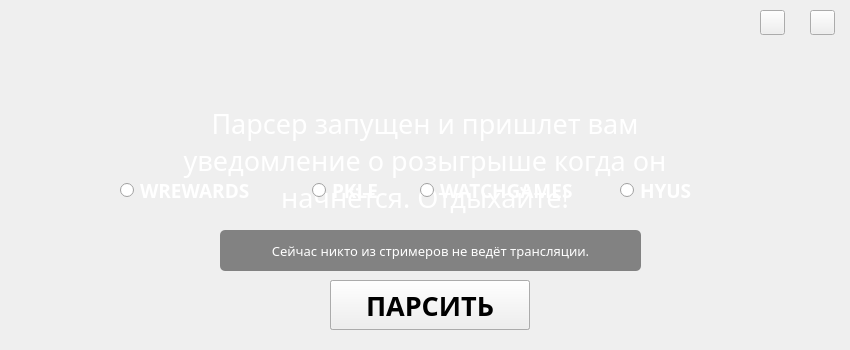
<?xml version="1.0" encoding="UTF-8"?>
<ui version="4.0">
 <class>MainWindow</class>
 <widget class="QMainWindow" name="MainWindow">
  <property name="geometry">
   <rect>
    <x>0</x>
    <y>0</y>
    <width>850</width>
    <height>350</height>
   </rect>
  </property>
  <property name="minimumSize">
   <size>
    <width>850</width>
    <height>350</height>
   </size>
  </property>
  <property name="maximumSize">
   <size>
    <width>850</width>
    <height>350</height>
   </size>
  </property>
  <property name="font">
   <font>
    <family>Gotham Pro</family>
    <pointsize>20</pointsize>
    <italic>false</italic>
   </font>
  </property>
  <property name="windowTitle">
   <string>WRewardsParser</string>
  </property>
  <property name="windowOpacity">
   <double>1.000000000000000</double>
  </property>
  <property name="layoutDirection">
   <enum>Qt::LeftToRight</enum>
  </property>
  <property name="styleSheet">
   <string notr="true"/>
  </property>
  <widget class="QWidget" name="centralwidget">
   <property name="styleSheet">
    <string notr="true"/>
   </property>
   <widget class="QWidget" name="widget" native="true">
    <property name="geometry">
     <rect>
      <x>0</x>
      <y>0</y>
      <width>850</width>
      <height>450</height>
     </rect>
    </property>
    <property name="minimumSize">
     <size>
      <width>850</width>
      <height>450</height>
     </size>
    </property>
    <property name="maximumSize">
     <size>
      <width>850</width>
      <height>450</height>
     </size>
    </property>
    <property name="layoutDirection">
     <enum>Qt::LeftToRight</enum>
    </property>
    <property name="styleSheet">
     <string notr="true"/>
    </property>
    <widget class="QLabel" name="background">
     <property name="enabled">
      <bool>true</bool>
     </property>
     <property name="geometry">
      <rect>
       <x>0</x>
       <y>0</y>
       <width>850</width>
       <height>350</height>
      </rect>
     </property>
     <property name="minimumSize">
      <size>
       <width>850</width>
       <height>350</height>
      </size>
     </property>
     <property name="maximumSize">
      <size>
       <width>850</width>
       <height>350</height>
      </size>
     </property>
     <property name="styleSheet">
      <string notr="true">background-image: url(:/image/background2.png);
border-radius: 20px;
background-repeat: no-repeat;</string>
     </property>
     <property name="text">
      <string/>
     </property>
     <property name="scaledContents">
      <bool>false</bool>
     </property>
     <property name="alignment">
      <set>Qt::AlignCenter</set>
     </property>
     <property name="margin">
      <number>10</number>
     </property>
    </widget>
    <widget class="QPushButton" name="login_button">
     <property name="enabled">
      <bool>true</bool>
     </property>
     <property name="geometry">
      <rect>
       <x>330</x>
       <y>280</y>
       <width>200</width>
       <height>50</height>
      </rect>
     </property>
     <property name="font">
      <font>
       <family>Gotham Pro Black</family>
       <pointsize>20</pointsize>
       <weight>75</weight>
       <italic>false</italic>
       <bold>true</bold>
      </font>
     </property>
     <property name="cursor">
      <cursorShape>PointingHandCursor</cursorShape>
     </property>
     <property name="layoutDirection">
      <enum>Qt::LeftToRight</enum>
     </property>
     <property name="autoFillBackground">
      <bool>false</bool>
     </property>
     <property name="styleSheet">
      <string notr="true">background-color: rgb(255, 255, 255);
border-radius: 5px;

QPushButton {
                background-color: white; /* Исходный цвет */
                border: 1px solid #8f8f91; /* Граница, если нужно */
            }
QPushButton:hover {
                background-color: #dcdcdc; /* Цвет при наведении */
}</string>
     </property>
     <property name="text">
      <string>ПАРСИТЬ</string>
     </property>
     <property name="autoDefault">
      <bool>false</bool>
     </property>
    </widget>
    <widget class="QRadioButton" name="hyu_radio">
     <property name="geometry">
      <rect>
       <x>620</x>
       <y>170</y>
       <width>81</width>
       <height>40</height>
      </rect>
     </property>
     <property name="font">
      <font>
       <family>Gotham Pro Black</family>
       <pointsize>14</pointsize>
       <weight>75</weight>
       <bold>true</bold>
      </font>
     </property>
     <property name="styleSheet">
      <string notr="true">color: rgb(255, 255, 255);</string>
     </property>
     <property name="text">
      <string>HYUS</string>
     </property>
    </widget>
    <widget class="QLabel" name="logo">
     <property name="geometry">
      <rect>
       <x>365</x>
       <y>10</y>
       <width>120</width>
       <height>60</height>
      </rect>
     </property>
     <property name="text">
      <string/>
     </property>
     <property name="pixmap">
      <pixmap resource="image/res.qrc">:/image/123123.png</pixmap>
     </property>
     <property name="scaledContents">
      <bool>true</bool>
     </property>
     <property name="alignment">
      <set>Qt::AlignCenter</set>
     </property>
    </widget>
    <widget class="QLabel" name="warchgames">
     <property name="geometry">
      <rect>
       <x>475</x>
       <y>100</y>
       <width>64</width>
       <height>64</height>
      </rect>
     </property>
     <property name="styleSheet">
      <string notr="true">background-image: url(:/image/4324234.png);
border-radius: 10px;</string>
     </property>
     <property name="text">
      <string/>
     </property>
    </widget>
    <widget class="QRadioButton" name="pkle_radio">
     <property name="geometry">
      <rect>
       <x>312</x>
       <y>170</y>
       <width>81</width>
       <height>40</height>
      </rect>
     </property>
     <property name="font">
      <font>
       <family>Gotham Pro Black</family>
       <pointsize>14</pointsize>
       <weight>75</weight>
       <bold>true</bold>
      </font>
     </property>
     <property name="styleSheet">
      <string notr="true">color: rgb(255, 255, 255);</string>
     </property>
     <property name="text">
      <string>PKLE</string>
     </property>
    </widget>
    <widget class="QRadioButton" name="watchgamestv_radio">
     <property name="geometry">
      <rect>
       <x>420</x>
       <y>170</y>
       <width>181</width>
       <height>40</height>
      </rect>
     </property>
     <property name="font">
      <font>
       <family>Gotham Pro Black</family>
       <pointsize>14</pointsize>
       <weight>75</weight>
       <bold>true</bold>
      </font>
     </property>
     <property name="styleSheet">
      <string notr="true">color: rgb(255, 255, 255);</string>
     </property>
     <property name="text">
      <string>WATCHGAMES</string>
     </property>
    </widget>
    <widget class="QLabel" name="hyus">
     <property name="geometry">
      <rect>
       <x>630</x>
       <y>100</y>
       <width>64</width>
       <height>64</height>
      </rect>
     </property>
     <property name="styleSheet">
      <string notr="true">background-image: url(:/image/6565656.png);
border-radius: 10px;

</string>
     </property>
     <property name="text">
      <string/>
     </property>
    </widget>
    <widget class="QLabel" name="pkle">
     <property name="geometry">
      <rect>
       <x>320</x>
       <y>100</y>
       <width>64</width>
       <height>64</height>
      </rect>
     </property>
     <property name="styleSheet">
      <string notr="true">background-image: url(:/image/55345345.png);
border-radius: 10px;

</string>
     </property>
     <property name="text">
      <string/>
     </property>
    </widget>
    <widget class="QLabel" name="wrewards">
     <property name="geometry">
      <rect>
       <x>165</x>
       <y>100</y>
       <width>64</width>
       <height>64</height>
      </rect>
     </property>
     <property name="styleSheet">
      <string notr="true">background-image: url(:/image/64234.png);
border-radius: 10px;

</string>
     </property>
     <property name="text">
      <string/>
     </property>
    </widget>
    <widget class="QRadioButton" name="wrewards_radio">
     <property name="geometry">
      <rect>
       <x>120</x>
       <y>170</y>
       <width>161</width>
       <height>40</height>
      </rect>
     </property>
     <property name="font">
      <font>
       <family>Gotham Pro Black</family>
       <pointsize>14</pointsize>
       <weight>75</weight>
       <bold>true</bold>
      </font>
     </property>
     <property name="styleSheet">
      <string notr="true">color: rgb(255, 255, 255);
border-color: rgb(0, 0, 0);
</string>
     </property>
     <property name="text">
      <string>WREWARDS</string>
     </property>
    </widget>
    <widget class="QPushButton" name="close_button">
     <property name="geometry">
      <rect>
       <x>810</x>
       <y>10</y>
       <width>25</width>
       <height>25</height>
      </rect>
     </property>
     <property name="cursor">
      <cursorShape>PointingHandCursor</cursorShape>
     </property>
     <property name="mouseTracking">
      <bool>false</bool>
     </property>
     <property name="styleSheet">
      <string notr="true">border-image: url(:/image/lolo.png);</string>
     </property>
     <property name="text">
      <string/>
     </property>
    </widget>
    <widget class="QLabel" name="description">
     <property name="geometry">
      <rect>
       <x>220</x>
       <y>230</y>
       <width>421</width>
       <height>41</height>
      </rect>
     </property>
     <property name="font">
      <font>
       <family>Gotham Pro Medium</family>
       <pointsize>10</pointsize>
      </font>
     </property>
     <property name="autoFillBackground">
      <bool>false</bool>
     </property>
     <property name="styleSheet">
      <string notr="true">color: rgb(255, 255, 255);
border-color: rgb(0, 0, 0);
background-color: rgba(21, 21, 21, 0.5);
border-radius: 5px;</string>
     </property>
     <property name="frameShape">
      <enum>QFrame::NoFrame</enum>
     </property>
     <property name="text">
      <string notr="true">Сейчас никто из стримеров не ведёт трансляции.</string>
     </property>
     <property name="textFormat">
      <enum>Qt::AutoText</enum>
     </property>
     <property name="scaledContents">
      <bool>false</bool>
     </property>
     <property name="alignment">
      <set>Qt::AlignCenter</set>
     </property>
     <property name="wordWrap">
      <bool>true</bool>
     </property>
     <property name="margin">
      <number>7</number>
     </property>
     <property name="openExternalLinks">
      <bool>false</bool>
     </property>
    </widget>
    <widget class="QPushButton" name="wrap_button">
     <property name="geometry">
      <rect>
       <x>760</x>
       <y>10</y>
       <width>25</width>
       <height>25</height>
      </rect>
     </property>
     <property name="cursor">
      <cursorShape>PointingHandCursor</cursorShape>
     </property>
     <property name="mouseTracking">
      <bool>false</bool>
     </property>
     <property name="styleSheet">
      <string notr="true">border-image: url(:/image/wrape.png);</string>
     </property>
     <property name="text">
      <string/>
     </property>
    </widget>
    <widget class="QLabel" name="live_hyus">
     <property name="geometry">
      <rect>
       <x>680</x>
       <y>80</y>
       <width>81</width>
       <height>31</height>
      </rect>
     </property>
     <property name="styleSheet">
      <string notr="true">background-image: url(:/image/live.png);
background-repeat: no-repeat;
background-size: cover;</string>
     </property>
     <property name="text">
      <string/>
     </property>
    </widget>
    <widget class="QLabel" name="live_watchgamestv">
     <property name="geometry">
      <rect>
       <x>525</x>
       <y>80</y>
       <width>81</width>
       <height>31</height>
      </rect>
     </property>
     <property name="styleSheet">
      <string notr="true">background-image: url(:/image/live.png);
background-repeat: no-repeat;
background-size: cover;</string>
     </property>
     <property name="text">
      <string/>
     </property>
    </widget>
    <widget class="QLabel" name="live_pkle">
     <property name="geometry">
      <rect>
       <x>370</x>
       <y>80</y>
       <width>81</width>
       <height>31</height>
      </rect>
     </property>
     <property name="styleSheet">
      <string notr="true">background-image: url(:/image/live.png);
background-repeat: no-repeat;
background-size: cover;</string>
     </property>
     <property name="text">
      <string/>
     </property>
    </widget>
    <widget class="QLabel" name="live_wrewards">
     <property name="geometry">
      <rect>
       <x>215</x>
       <y>80</y>
       <width>81</width>
       <height>31</height>
      </rect>
     </property>
     <property name="styleSheet">
      <string notr="true">background-image: url(:/image/live.png);
background-repeat: no-repeat;
background-size: cover;</string>
     </property>
     <property name="text">
      <string/>
     </property>
    </widget>
    <widget class="QLabel" name="in_progress">
     <property name="geometry">
      <rect>
       <x>125</x>
       <y>90</y>
       <width>600</width>
       <height>141</height>
      </rect>
     </property>
     <property name="font">
      <font>
       <family>Gotham Pro Light</family>
       <pointsize>20</pointsize>
      </font>
     </property>
     <property name="styleSheet">
      <string notr="true">color: rgb(255, 255, 255);</string>
     </property>
     <property name="text">
      <string>Парсер запущен и пришлет вам уведомление о розыгрыше когда он начнётся. Отдыхайте!</string>
     </property>
     <property name="alignment">
      <set>Qt::AlignCenter</set>
     </property>
     <property name="wordWrap">
      <bool>true</bool>
     </property>
     <property name="margin">
      <number>10</number>
     </property>
    </widget>
    <widget class="QPushButton" name="stop_button">
     <property name="enabled">
      <bool>true</bool>
     </property>
     <property name="geometry">
      <rect>
       <x>330</x>
       <y>280</y>
       <width>200</width>
       <height>50</height>
      </rect>
     </property>
     <property name="font">
      <font>
       <family>Gotham Pro Black</family>
       <pointsize>20</pointsize>
       <weight>75</weight>
       <italic>false</italic>
       <bold>true</bold>
      </font>
     </property>
     <property name="cursor">
      <cursorShape>PointingHandCursor</cursorShape>
     </property>
     <property name="layoutDirection">
      <enum>Qt::LeftToRight</enum>
     </property>
     <property name="autoFillBackground">
      <bool>false</bool>
     </property>
     <property name="styleSheet">
      <string notr="true">background-color: rgb(255, 255, 255);
border-radius: 5px;

QPushButton {
                background-color: white; /* Исходный цвет */
                border: 1px solid #8f8f91; /* Граница, если нужно */
            }
QPushButton:hover {
                background-color: #dcdcdc; /* Цвет при наведении */
}</string>
     </property>
     <property name="text">
      <string>Остановить</string>
     </property>
     <property name="autoDefault">
      <bool>false</bool>
     </property>
    </widget>
    <zorder>in_progress</zorder>
    <zorder>stop_button</zorder>
    <zorder>background</zorder>
    <zorder>live_wrewards</zorder>
    <zorder>live_pkle</zorder>
    <zorder>live_hyus</zorder>
    <zorder>warchgames</zorder>
    <zorder>wrewards_radio</zorder>
    <zorder>hyu_radio</zorder>
    <zorder>wrap_button</zorder>
    <zorder>watchgamestv_radio</zorder>
    <zorder>pkle_radio</zorder>
    <zorder>wrewards</zorder>
    <zorder>logo</zorder>
    <zorder>close_button</zorder>
    <zorder>pkle</zorder>
    <zorder>login_button</zorder>
    <zorder>hyus</zorder>
    <zorder>live_watchgamestv</zorder>
    <zorder>description</zorder>
   </widget>
  </widget>
 </widget>
 <resources>
  <include location="image/res.qrc"/>
 </resources>
 <connections/>
</ui>
